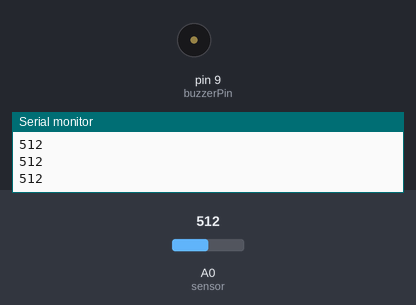
Bench run of a sketch on a simulated Arduino Uno, built with avr-gcc and run on an emulated ATmega328P. Parts: buzzer (waves = sounding, pin HIGH), the last lines printed to the serial monitor. The test bench sets the inputs (shaded band); at power-on: A0 (sensor) = 512.

Above: at 1.2 s.
1.3 s: A0 (sensor) set to 584
2.8 s: A0 (sensor) set to 615
At 3.05 s:
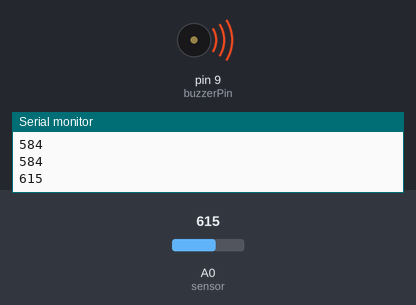
5.8 s: A0 (sensor) set to 590
At 5.8 s:
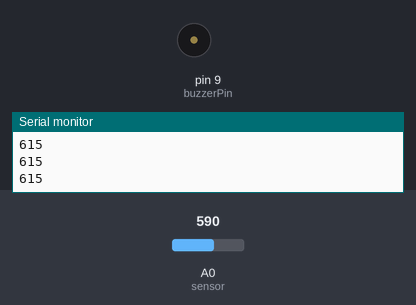
7.3 s: A0 (sensor) set to 610
At 7.55 s:
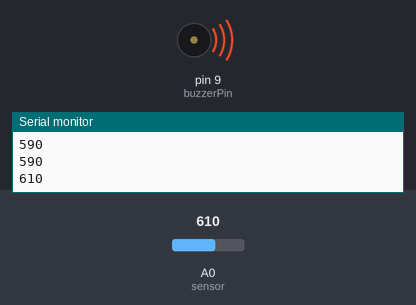
Timing chart, 0 to 11.3 s (numbered marks = the images above; inputs shaded):
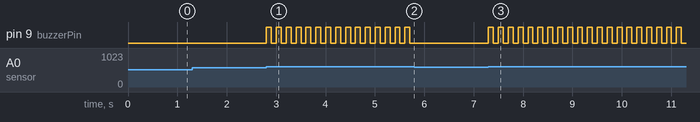

Measured:
- the behaviour switches between 600 and 601 on A0 (sensor) (found by bisection; images 0 and 1)
- after the input at 2.8 s, pin 9 (buzzerPin): alternates HIGH for 0.10 s and LOW for 0.10 s, starting at once
- after the input at 5.8 s, pin 9 (buzzerPin): stops changing and stays LOW
- after the input at 7.3 s, pin 9 (buzzerPin): alternates HIGH for 0.10 s and LOW for 0.10 s, starting at once

The sketch:

Ventilation_Automation_Project.ino
```cpp
int thresholdValue = 600; // Setting the gas threshold
int buzzerPin = 9; // Buzzer pin
int sensorValue; // The data read from sensor

void setup() {
  pinMode(buzzerPin, OUTPUT); // Setting the buzzer pin as an output
  Serial.begin(9600);
}

void loop() {
  sensorValue = analogRead(A0); // Reading the analog data from sensor
  if (sensorValue > thresholdValue) { // If the value read from sensor bigger than threshold value, buzzer will go on
    digitalWrite(buzzerPin, HIGH);
    delay(100);
    digitalWrite(buzzerPin, LOW);
    delay(100);
  } else { // If the value read from sensor lower than threshold value, buzzer will go off
    digitalWrite(buzzerPin, LOW);
  }
   Serial.println(sensorValue);
}
```
